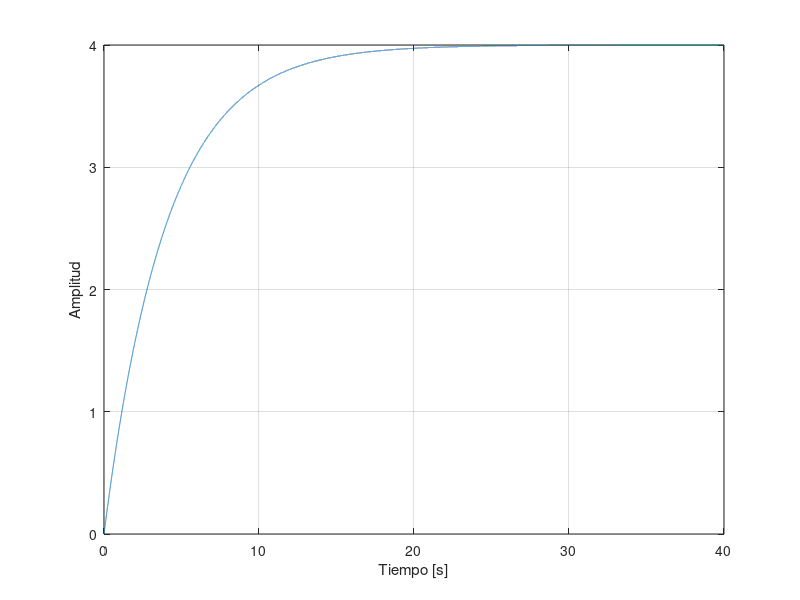

MATLAB code for this plot:
%PUNTO 1
K=4; 
T=4; 

%Definir func. transf.

s=tf('s');%operador laplaciano
G=K/(T*s+1);
step(G);
grid on

t= 0:0.001:40;
y=K*(1-(exp(t./(-T))));
plot(t,y)
xlabel('Tiempo [s]')
ylabel('Amplitud')
grid on